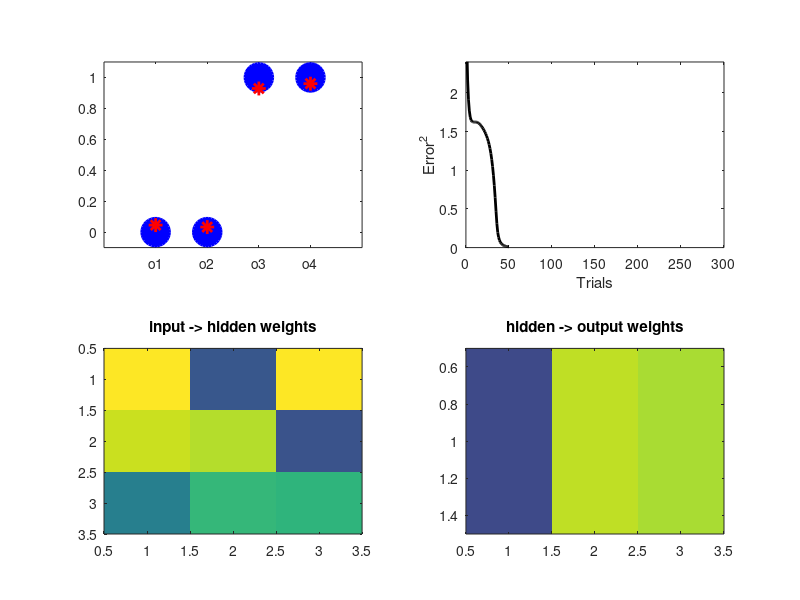

Write the MATLAB code that produced this figure. (Note: this script raises an error after producing the figure.)
%% Matlab for Brain and Cognitive Scientists
% Matlab code for Chapter 31
% Mike X Cohen
% 
% This code accompanies the book 
%      "Matlab for Brain and Cognitive Scientists" (MIT Press, 2017).
% Using the code without following the book may lead to confusion, 
% incorrect data analyses, and misinterpretations of results. 
% Mike X Cohen assumes no responsibility for incorrect use of this code. 

%% input patterns for backprop learning

% XOR patterns (first two numbers; the third number is for the bias term)
inputs = [ 1 0 1; 0 1 1; 1 1 1; 0 0 1 ];
output = [     0;     0;     1;     1 ];

% initialization
[outputs,predError] = deal( zeros(1,size(inputs,1)) );
totalError = nan(1,100);
figure(1), clf

%% setup model

nInputsNodes = size(inputs,2);
nHiddenNodes = 3;
nOutputNodes = 1;

% random initial weights
weights_i2h = randn(nInputsNodes,nHiddenNodes);
weights_h2o = randn(nHiddenNodes,nOutputNodes);

l_rate = .3;

%% run

toggle = true;
iteration = 0;
max_iterations = 300;

while toggle
    
    % loop through inputs
    for ini=1:size(inputs,1)
    
        
        %% forward part: compute inputs and errors
        
        % input-layer to hidden-layer: raw input -> weights -> sigmoid
        hdLayerResp = inputs(ini,:) * weights_i2h;
        hdLayerResp = 2./(1+exp(-hdLayerResp'*2))-1;
        
        
        % input-layer to output-layer: input -> weights -> sigmoid
        otLayerResp = hdLayerResp' * weights_h2o;
        otLayerResp = 2./(1+exp(-otLayerResp'*2))-1;
        
        
        % prediction error
        predError(ini) = otLayerResp - output(ini);
        
        
        % collect output-layer responses for plotting
        outputs(ini) = otLayerResp;
        
        %% backwards part: adjust weights based on error
        
        % adjust hidden -> output weights
        delta = l_rate * predError(ini) * hdLayerResp;
        weights_h2o = weights_h2o - delta;
        
        % adjust input -> hidden weights
        backprop = weights_h2o .* (1-hdLayerResp.^2) * inputs(ini,:);
        delta = l_rate * predError(ini) * backprop;
        weights_i2h = weights_i2h - delta';
        
    end
    
    iteration = iteration+1; % not auto-updated in a while loop!
    totalError(iteration) = sum(predError.^2);
    
    if totalError(iteration)<.01 || iteration>max_iterations
        toggle=false;
    end
    
    %% plot
    
    if mod(iteration,5)==0 % plot every 5th step
        subplot(221), cla
        plot(output,'bo','linew',2,'markersize',20,'markerfacecolor','b')
        hold on
        plot(outputs,'r*','linew',2,'markersize',10)
        set(gca,'xlim',[0 5],'ylim',[-.1 1.1],'xtick',1:4,'xticklabel',{'o1';'o2';'o3';'o4'})
        
        subplot(222)
        plot(totalError,'k','linew',2)
        set(gca,'xlim',[0 max_iterations],'ylim',[0 2.4])
        xlabel('Trials'), ylabel('Error^2')
        
        subplot(223)
        imagesc(weights_i2h), set(gca,'clim',[-2 2])
        title('input -> hidden weights')
        
        subplot(224)
        imagesc(weights_h2o'), set(gca,'clim',[-2 2])
        title('hidden -> output weights')
        
        drawnow
    end % end plotting
    
end % end simulation while-loop

%%


%% k-means clustering

load kmeans_data

% plot the raw data
figure(2), clf
plot(d(:,1),d(:,2),'ko')
axis([0 1 0 1])


% k-means clustering
k = 3; % how many clusters?
[groupidx,cents,sumdist,distances] = kmeans(d,k);
% for octave: kmeans is in the statistics package


figure(3), clf

% draw lines from each data point to the centroids of each cluster
lineColors = 'rkb';
hold on
for i=1:length(d)
    plot([ d(i,1) cents(groupidx(i),1) ],[ d(i,2) cents(groupidx(i),2) ],lineColors(groupidx(i)))
end

% now draw the raw data in different colors
for i=1:k
    plot(d(groupidx==i,1),d(groupidx==i,2),[ lineColors(i) 'o' ],'markerface','w')
end

% and now plot the centroid locations
% (why is this code after the previous plotting code?)
plot(cents(:,1),cents(:,2),'ko','markerface','g','markersize',10)


set(gca,'xlim',[0 1],'ylim',[0 1])
legend({'group 1';'group 2';'group 3'})

%% SVM in-sampling (!!)
clear all
% this and the next cell will not work in Octave. try the libsvm toolbox
load EEG_LR

% initialize
accu = zeros(size(timevec));
trueLabels = [ones(size(l_eeg,3),1); 2*ones(size(r_eeg,3),1)];

% loop over time (skip some points for speed)
for ti=1:20:size(l_eeg,2) 
    
    % organize the data for this time point
    data = squeeze( cat(3, l_eeg(:,ti,:), r_eeg(:,ti,:) ))';
    
    % fit the model
    svmModel = fitcsvm(data,trueLabels);
    
    % evaluate the model (note: training data used in testing, 
    % so this is in-sample testing)
    catLabel = predict(svmModel,data);
    
    % average accuracy
    accu(ti) = mean(catLabel==trueLabels);
end

% show a time course of the average accuracy results
figure(4), clf
plot(timevec(1:20:end),accu(1:20:end),'k','linew',2)
set(gca,'ylim',[.3 1])
hold on
plot(get(gca,'xlim'),[.5 .5],'k--')
xlabel('Time (ms)'), ylabel('Accuracy')

%% out-sample test

trueLabels = [ones(size(l_eeg,3),1); 2*ones(size(r_eeg,3),1)];
accu = zeros(length(timevec),length(trueLabels));

% warning! this takes a while to run...
for ti=1:20:size(l_eeg,2)
    
    % get data for this time point (doesn't change over trials!)
    data = squeeze( cat(3, l_eeg(:,ti,:), r_eeg(:,ti,:) ))';
    
    for triali=1:length(trueLabels)
    
        templabels = trueLabels;
        
        % remove test trial from training
        traindata = data;
        traindata(triali,:) = [];
        
        %traindata = data([1:triali-1 triali+1:end],:);
        
        templabels(triali)  = [];
        
        % fit model on training data
        svmModel = fitcsvm(traindata,templabels);
        
        % Now predict only the trial that was not included
        % in the training set.
        catLabel = predict(svmModel,data(triali,:));
        accu(ti,triali) = catLabel==trueLabels(triali);
    end
end

% and plot
figure(4), clf
plot(timevec(1:20:end),mean(accu(1:20:end,:),2),'k','linew',6)

%% end.
